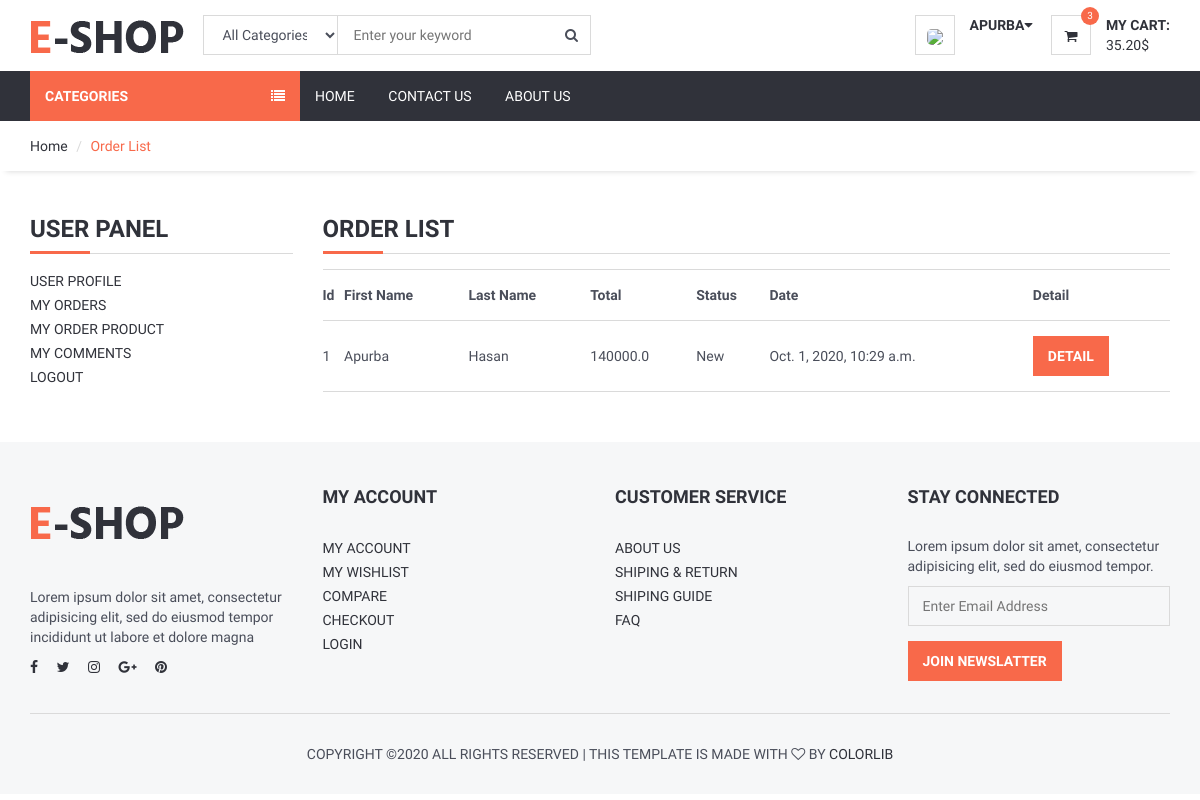
Page /user/user_order/ (signed in) on the earlier database version.
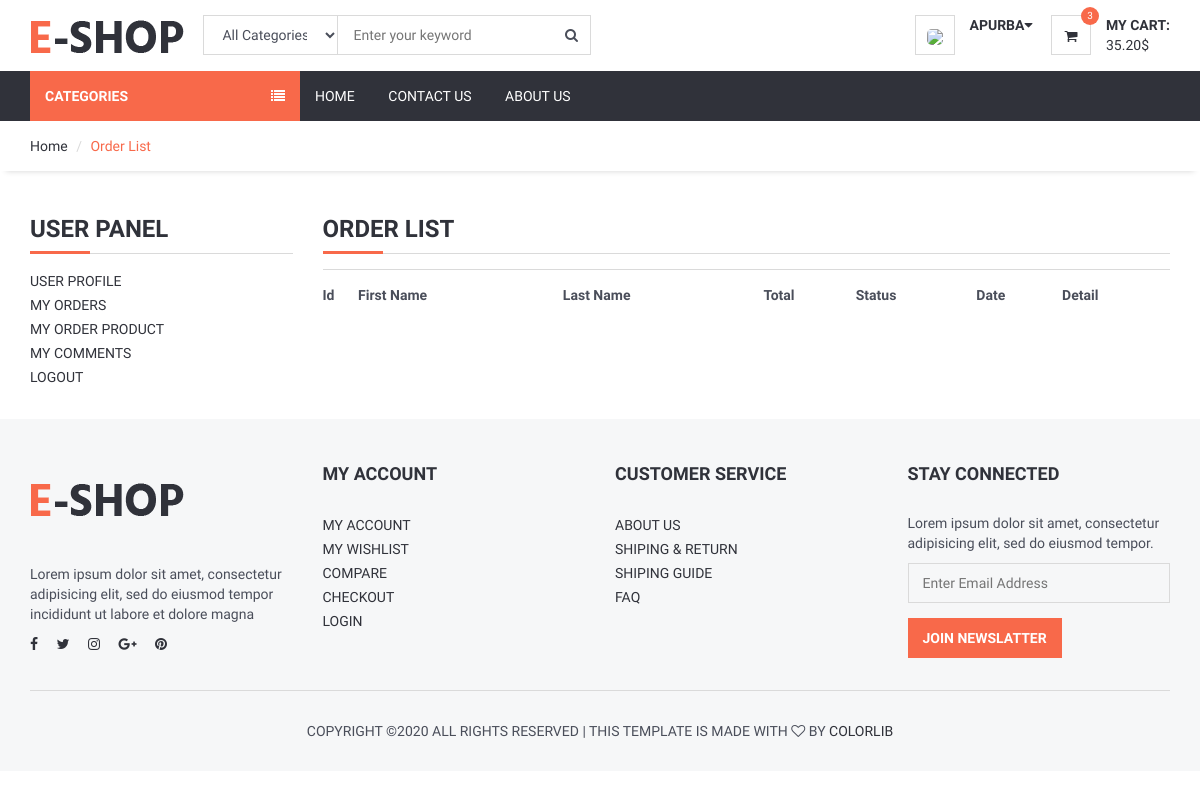
Same page on the later database version.
### order/models.py (models this page shows, shortened)
class Order(models.Model):
    STATUS = (
        ('New', 'New'),
        ('Accepted', 'Accepted'),
        ('Preaparing', 'Preaparing'),
        ('OnShipping', 'OnShipping'),
        ('Completed', 'Completed'),
        ('Canceled', 'Canceled'),
    )
    user = models.ForeignKey(User, on_delete=models.SET_NULL, null=True)
    code = models.CharField(max_length=5, editable=False )
    first_name = models.CharField(max_length=10)
    last_name = models.CharField(max_length=10)
    phone = models.CharField(blank=True, max_length=20)
    address = models.CharField(blank=True, max_length=150)
    city = models.CharField(blank=True, max_length=20)
    country = models.CharField(blank=True, max_length=20)
    total = models.FloatField()
    status=models.CharField(max_length=10,choices=STATUS,default='New')
    adminnote = models.CharField(blank=True, max_length=100)
    create_at=models.DateTimeField(auto_now_add=True)
    update_at=models.DateTimeField(auto_now=True)

### user/views.py (the view)
# urls.py: path('user_order/',views.user_order,name='user_order'),
def user_order(request):
    category = Category.objects.all()
    current_user=request.user
    orders=Order.objects.filter(user_id=current_user.id)
    context = {
            'category': category,
            'orders':orders
        }
    return render(request,'user_orders.html',context)

### user/templates/user_orders.html (shortened to what this page needs)
{% extends 'home.html' %}
{% block sidebar %} {% include 'sidebar.html' %} {% endblock %}
{% block body %}
    <div id="breadcrumb">
        <div class="container">
            <ul class="breadcrumb">
                <li><a href="/">Home</a></li>
                <li class="active">Order List</li>
            </ul>
        </div>
    </div>
    <div class="section">
        <div class="container">
            <div class="row">
                <div class="col-md-3">
                    {% include "user_panel.html" %}
                </div>
                <div class="col-md-9">
                    <div class="order-summary clearfix">
                        <div class="section-title">
                            <h3 class="title">Order List</h3>
                        </div>
                        <table class="shopping-cart-table table">
                            <tr>
                                <th class="text-left">Id </th>
                                <th class="text-left">First Name </th>
                                <th class="text-left">Last Name </th>
                                <th class="text-left">Total </th>
                                <th class="text-left">Status </th>
                                <th class="text-left">Date </th>
                                <th class="text-left">Detail </th>
                            </tr>
                            {% for rs in orders %}
                                <tr>
                                    <td class="text-left">{{ rs.id}} </td>
                                    <td class="text-left">{{ rs.first_name}} </td>
                                    <td class="text-left">{{ rs.last_name}} </td>
                                    <td class="text-left">{{ rs.total}} </td>
                                    <td class="text-left">{{ rs.status}} </td>
                                    <td class="text-left">{{ rs.create_at}} </td>
                                    <td class="text-left"><a class="primary-btn" href="/user/user_order_detail/{{ rs.id }}"> Detail </a></td>
                                </tr>
                            {% endfor %}
                        </table>
                    </div>
                </div>
            </div>
        </div>
    </div>
{% endblock %}

Differences in the rows shown:
removed Order: id "1", first_name "Apurba", last_name "Hasan", total "140000.0", status "New", create_at "Oct. 1, 2020, 10:29 a.m."
